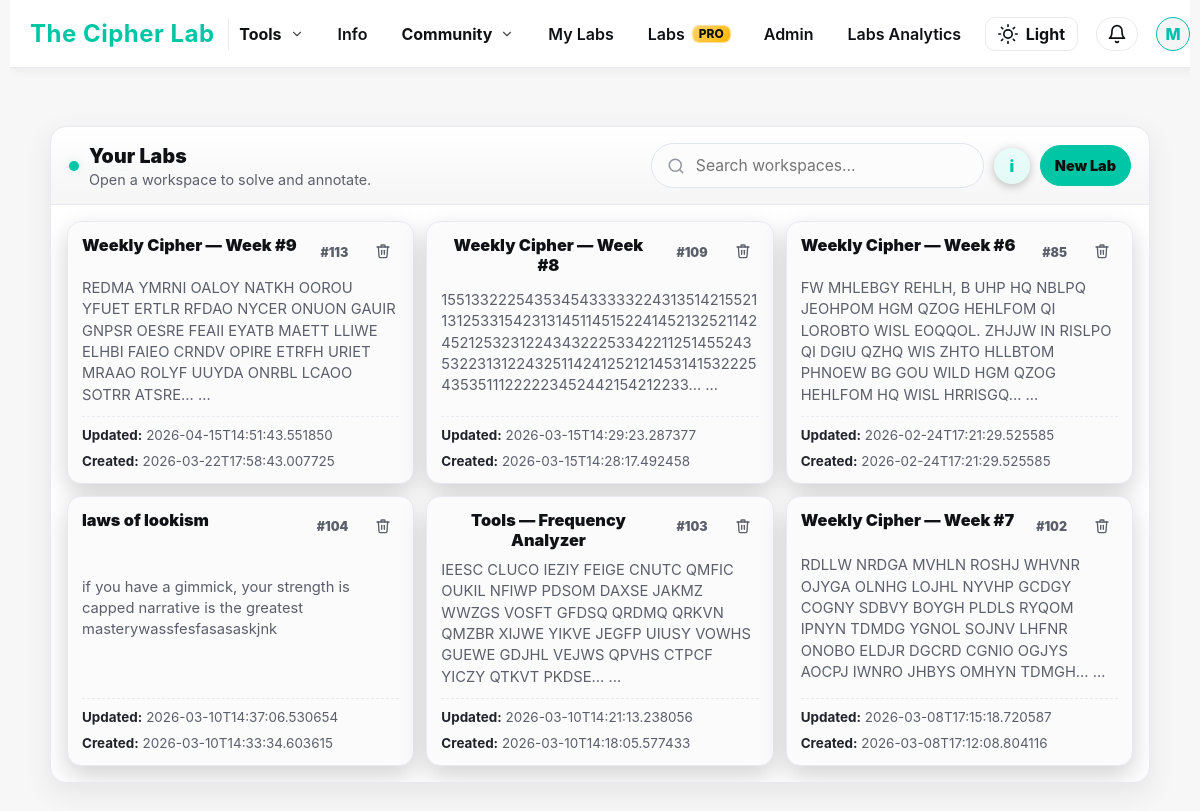
Screenshot of /workspaces (signed in) with the database file from the repository.
### tables this page shows
CREATE TABLE users (
    id INTEGER PRIMARY KEY AUTOINCREMENT,
    username TEXT UNIQUE NOT NULL,
    email TEXT UNIQUE NOT NULL,
    password_hash TEXT NOT NULL,
    is_admin INTEGER NOT NULL DEFAULT 0,
    created_at TEXT NOT NULL,
    banned INTEGER DEFAULT 0
, has_posted INTEGER NOT NULL DEFAULT 0, labs_info_seen INTEGER NOT NULL DEFAULT 0, is_pro INTEGER DEFAULT 0, stripe_customer_id TEXT, pro_since TEXT, stripe_subscription_id TEXT, pro_until TEXT, pro_current_period_end TEXT, pro_cancel_at_period_end INTEGER NOT NULL DEFAULT 0, labs_tour_seen INTEGER NOT NULL DEFAULT 0, google_sub TEXT, avatar_url TEXT, auth_provider TEXT NOT NULL DEFAULT 'local', needs_password INTEGER NOT NULL DEFAULT 0, needs_username INTEGER NOT NULL DEFAULT 0);

CREATE TABLE workspaces (
  id INTEGER PRIMARY KEY AUTOINCREMENT,
  owner_id INTEGER NOT NULL,
  title TEXT NOT NULL DEFAULT 'Untitled Workspace',
  cipher_text TEXT NOT NULL DEFAULT '',
  notes TEXT NOT NULL DEFAULT '',
  cipher_image_filename TEXT,
  created_at TEXT NOT NULL DEFAULT CURRENT_TIMESTAMP,
  updated_at TEXT NOT NULL DEFAULT CURRENT_TIMESTAMP, order_index INTEGER NOT NULL DEFAULT 0, share_token TEXT, is_shared INTEGER NOT NULL DEFAULT 0, last_edited_by INTEGER,
  FOREIGN KEY(owner_id) REFERENCES users(id)
);

### app.py (the view, shortened to what this page needs)
@app.route("/workspaces", methods=["GET"], endpoint="workspace_list")
def workspace_list():
    user = current_user()
    conn = get_db()
    fresh_user = conn.execute(
        "SELECT * FROM users WHERE id=? LIMIT 1",
        (user["id"],)
    ).fetchone()
    viewer_is_pro = is_pro(fresh_user) if fresh_user else is_pro(user)
    rows = conn.execute("""
        SELECT
            w.id, w.title, w.cipher_text, w.notes, w.cipher_image_filename,
            w.created_at, w.updated_at,
            CASE WHEN w.owner_id=? THEN 1 ELSE 0 END AS is_owner
        FROM workspaces w
        WHERE w.owner_id=?
           OR EXISTS (
             SELECT 1 FROM workspace_collaborators wc
             WHERE wc.workspace_id=w.id AND wc.user_id=?
           )
        ORDER BY is_owner DESC, w.order_index ASC, datetime(w.updated_at) DESC
    """, (user["id"], user["id"], user["id"])).fetchall()
    conn.close()
    return render_template(
        "workspace_list.html",
        user=user,
        workspaces=[dict(r) for r in rows],
        viewer_is_pro=viewer_is_pro,
        free_max_labs=FREE_MAX_LABS,
    )

### templates/workspace_list.html (shortened to what this page needs)
<!DOCTYPE html>
<html lang="en" data-theme="dark">
<head>
  <link rel="stylesheet" href="{{ url_for('static', filename='style.css') }}">
</head>
<body>
  {% include 'base_nav.html' %}
  <main class="wl-shell">
    <section class="wl-card" aria-label="Workspaces list">
      <header class="wl-top">
        <div class="wl-titlewrap">
          <span class="wl-dot" aria-hidden="true"></span>
          <div style="min-width:0;">
            <h1 class="wl-title">Your Labs</h1>
            <div class="wl-sub">Open a workspace to solve and annotate.</div>
          </div>
        </div>
        <div class="wl-actions">
          <div class="search">
            <input id="ws-search" type="text" placeholder="Search workspaces…" autocomplete="off" />
          </div>
          <button
            class="info-btn {% if user and (not user.get('labs_info_seen')) %}pulse{% endif %}"
            id="info-open"
            type="button"
            aria-label="About Labs"
            data-user="{{ 1 if user else 0 }}"
            data-seen="{{ 1 if (user and user.get('labs_info_seen')) else 0 }}"
          >i</button>
          {% if user %}
            <a class="btn" href="{{ url_for('workspace_new') }}" id="new-lab-btn">New Lab</a>
          {% else %}
            <a class="btn" href="{{ url_for('login', next=request.path) }}">Log in to create a Lab</a>
          {% endif %}
        </div>
      </header>
      <div class="wl-body">
        {% if not user %}
          <div class="empty">
            <b>Labs are private.</b><br><br>
            Click the <b>i</b> button above to learn what Labs are.<br>
             <a class="personal" href="{{ url_for('login', next=request.path) }}">Log in</a> to create and manage your Labs.<br><br>
          </div>
        {% else %}
          {% if workspaces|length == 0 %}
            <div class="empty">
              No Lab yet.<br><br>
              <a class="btn" href="{{ url_for('workspace_new') }}" id="create-first-lab">Create your first Lab</a>
            </div>
          {% else %}
            <div class="grid" id="ws-grid">
              {% set ns = namespace(owned_seen=0) %}
              {% for w in workspaces %}
                {% set is_owner = (w.is_owner == 1) %}
                {% if is_owner %}{% set ns.owned_seen = ns.owned_seen + 1 %}{% endif %}
                {% set is_locked = (not viewer_is_pro) and is_owner and (ns.owned_seen > (free_max_labs or 3)) %}
                {% if is_locked %}
                  <div
                    class="ws-card locked"
                    draggable="false"
                    data-id="{{ w.id }}"
                    data-locked="1"
                    data-title="{{ (w.title or 'Untitled Workspace')|lower }}"
                    data-snippet="{{ ((w.cipher_text or w.notes or '')[:160])|lower }}"
                    title="Locked — upgrade to Labs Pro to unlock"
                    aria-disabled="true"
                  >
                {% else %}
                  <a
                    class="ws-card"
                    draggable="true"
                    data-id="{{ w.id }}"
                    href="{{ url_for('workspace_view', ws_id=w.id) }}"
                    data-title="{{ (w.title or 'Untitled Workspace')|lower }}"
                    data-snippet="{{ ((w.cipher_text or w.notes or '')[:160])|lower }}"
                  >
                {% endif %}
                  <div class="ws-head">
                    <h2 class="ws-name">{{ w.title or "Untitled Workspace" }}</h2>
                    <div style="display:flex;gap:8px;align-items:center;">
                      <span class="ws-chip">#{{ w.id }}</span>
                      <button
                        class="ws-delete"
                        data-id="{{ w.id }}"
                        type="button"
                        title="Delete workspace"
                        aria-label="Delete workspace"
                      >
                      </button>
                    </div>
                  </div>
                  <p class="ws-snippet">
                    {% set preview = (w.cipher_text or w.notes or "") %}
                    {{ preview | striptags | truncate(180, True, "…") }}
{% if preview|length > 180 %}…{% endif %}
                  </p>
                  <div class="ws-meta">
                    <div><b>Updated:</b> {{ w.updated_at or "—" }}</div>
                    <div><b>Created:</b> {{ w.created_at or "—" }}</div>
                  </div>
                {% if is_locked %}
                  </div>
                {% else %}
                  </a>
                {% endif %}
              {% endfor %}
            </div>
          {% endif %}
        {% endif %}
      </div>
    </section>
  </main>
</body>
</html>

### templates/base_nav.html (shortened to what this page needs)
<nav class="navbar">
  {% set setup_needed = setup_needed_global|default(false) %}
  <div class="nav-left">
    <a href="{{ url_for('index') }}" class="nav-logo">The Cipher Lab</a>
  </div>
  <ul class="nav-items" id="nav-menu">
    <li class="nav-dd" data-dd="tools">
      <button class="nav-dd-trigger" type="button" aria-expanded="false">
        Tools
        <span class="nav-dd-caret" aria-hidden="true">
          <svg viewBox="0 0 24 24" fill="none" stroke="currentColor" stroke-width="2"
               stroke-linecap="round" stroke-linejoin="round">
            <polyline points="6 9 12 15 18 9"></polyline>
          </svg>
        </span>
      </button>
    </li>
    <li class="d-only"><a class="nav-link" href="{{ url_for('info_page') }}">Info</a></li>
    <li class="nav-dd" data-dd="community">
      <button class="nav-dd-trigger" type="button" aria-expanded="false">
        Community
        <span class="nav-dd-caret" aria-hidden="true">
          <svg viewBox="0 0 24 24" fill="none" stroke="currentColor" stroke-width="2"
               stroke-linecap="round" stroke-linejoin="round">
            <polyline points="6 9 12 15 18 9"></polyline>
          </svg>
        </span>
      </button>
    </li>
    <li class="d-only"><a class="nav-link" href="{{ url_for('workspace_list') }}">My Labs</a></li>
    <li class="d-only">
      <a class="nav-link" href="{{ url_for('labs_pro_page') }}">
        Labs <span class="pro-badge">PRO</span>
      </a>
    </li>
    {% if user and user.is_admin %}
      <li class="d-only"><a class="nav-link" href="{{ url_for('admin_dashboard') }}">Admin</a></li>
      <li class="d-only"><a class="nav-link" href="{{ url_for('admin_labs_analytics') }}">Labs Analytics</a></li>
    {% endif %}
  </ul>
  <div class="nav-right">
    <button id="theme-toggle" aria-label="Toggle theme" title="Toggle theme">
      <svg id="theme-icon" xmlns="http://www.w3.org/2000/svg" width="20" height="20"
           viewBox="0 0 24 24" fill="none" stroke="currentColor"
           stroke-width="2" stroke-linecap="round" stroke-linejoin="round"></svg>
      <span id="theme-toggle-text">Dark</span>
    </button>
    {% if user %}
      <div class="notif-wrapper">
        <button id="notif-btn" class="notif-btn" aria-label="Notifications" title="Notifications">
          <svg id="notif-icon" xmlns="http://www.w3.org/2000/svg" width="20" height="20"
               viewBox="0 0 24 24" fill="none" stroke="currentColor"
               stroke-width="2" stroke-linecap="round" stroke-linejoin="round">
            <path d="M18 8a6 6 0 0 0-12 0c0 7-3 9-3 9h18s-3-2-3-9"></path>
            <path d="M13.73 21a2 2 0 0 1-3.46 0"></path>
          </svg>
        </button>
      </div>
      <div class="profile-dropdown" id="profile-dd">
        <button class="profile-btn" id="profile-btn" aria-label="Profile menu" aria-expanded="false">
          <div class="avatar{% if setup_needed %} setup-pulse{% endif %}">{{ user['username'][0].upper() }}</div>
        </button>
      </div>
    {% endif %}
  </div>
</nav>

### rows the page displays
users: username "M"
workspaces: title "Weekly Cipher — Week #9", id "113", cipher_text "REDMA YMRNI OALOY NATKH OOROU YFUET ERTLR RFDAO NYCER ONUON GAUIR GNPSR OESRE FEAII EYATB MAETT LLIWE ELHBI FAIEO CRNDV OPIRE ETRFH URIET MRAAO ROLYF UUYDA ONRBL LCAOO SOTRR ATSRE…", updated_at "2026-04-15T14:51:43.551850", created_at "2026-03-22T17:58:43.007725"
workspaces: title "Weekly Cipher — Week #8", id "109", cipher_text "15513322254353454333332243135142155211312533154231314511451522414521325211424521253231224343222533422112514552435322313122432511424125212145314153222543535111222223452442154212233…", updated_at "2026-03-15T14:29:23.287377", created_at "2026-03-15T14:28:17.492458"
workspaces: title "Weekly Cipher — Week #6", id "85", cipher_text "FW MHLEBGY REHLH, B UHP HQ NBLPQ JEOHPOM HGM QZOG HEHLFOM QI LOROBTO WISL EOQQOL. ZHJJW IN RISLPO QI DGIU QZHQ WIS ZHTO HLLBTOM PHNOEW BG GOU WILD HGM QZOG HEHLFOM HQ WISL HRRISGQ…", updated_at "2026-02-24T17:21:29.525585", created_at "2026-02-24T17:21:29.525585"
workspaces: title "laws of lookism", id "104", notes "if you have a gimmick, your strength is capped narrative is the greatest masterywassfesfasasaskjnk", updated_at "2026-03-10T14:37:06.530654", created_at "2026-03-10T14:33:34.603615"
workspaces: title "Tools — Frequency Analyzer", id "103", cipher_text "IEESC CLUCO IEZIY FEIGE CNUTC QMFIC OUKIL NFIWP PDSOM DAXSE JAKMZ WWZGS VOSFT GFDSQ QRDMQ QRKVN QMZBR XIJWE YIKVE JEGFP UIUSY VOWHS GUEWE GDJHL VEJWS QPVHS CTPCF YICZY QTKVT PKDSE…", updated_at "2026-03-10T14:21:13.238056", created_at "2026-03-10T14:18:05.577433"
workspaces: title "Weekly Cipher — Week #7", id "102", cipher_text "RDLLW NRDGA MVHLN ROSHJ WHVNR OJYGA OLNHG LOJHL NYVHP GCDGY COGNY SDBVY BOYGH PLDLS RYQOM IPNYN TDMDG YGNOL SOJNV LHFNR ONOBO ELDJR DGCRD CGNIO OGJYS AOCPJ IWNRO JHBYS OMHYN TDMGH…", updated_at "2026-03-08T17:15:18.720587", created_at "2026-03-08T17:12:08.804116"
